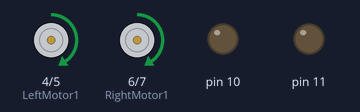
Simulated run of this sketch. Board: Arduino Uno, built with avr-gcc and run on an emulated ATmega328P. Shown: motor-driver pin pairs drawn as motors (green arrow = first pin HIGH = forward, orange = second pin HIGH = backward, longer = more drive), output pins drawn as LEDs (lit = HIGH).

Above: at 0.1 s.
Timing chart, 0 to 1.6 s (numbered marks = the images above):
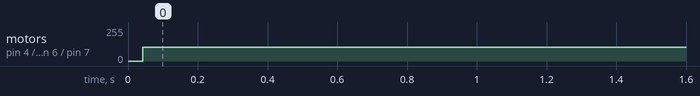

Measured:
- by itself, motor on pin 4 (LeftMotor1) / pin 5 (LeftMotor2), motor on pin 6 (RightMotor1) / pin 7 (RightMotor2): stopped → forward 103/255 at 0.04 s

The sketch:

MotoDemo.ino
```cpp
int LeftMotor1 =  4;  //左侧，前，电机
int LeftMotor2 =  5;  //左侧，后，电机
int RightMotor1 = 6; //右侧，前，电机
int RightMotor2 = 7;//右侧，后，电机
int ENA = 10;
int ENB = 11;

void setup() {
  // put your setup code here, to run once:
  //测速引脚初始化
  pinMode(LeftMotor1, OUTPUT);
  pinMode(LeftMotor2, OUTPUT);
  pinMode(RightMotor1, OUTPUT);
  pinMode(RightMotor2, OUTPUT);
  pinMode(10, OUTPUT); //设置数字端口10  11为输出模式
  pinMode(11, OUTPUT);
  Serial.begin(9600);
}

void loop() {
  // put your main code here, to run repeatedly:
  digitalWrite(4, HIGH);
  digitalWrite(6, HIGH);
  delayMicroseconds(400); // 大约10%占空比的1KHz方波
  digitalWrite(4, LOW);
  digitalWrite(6, LOW);
  delayMicroseconds(600);
  /*/digitalWrite(LeftMotor1, HIGH);
  digitalWrite(LeftMotor2, LOW);
  digitalWrite(RightMotor1, LOW);
  digitalWrite(RightMotor2, LOW);
  delay(2000);*/

  /*/后轮驱动
    digitalWrite(LeftMotor1, LOW);
    digitalWrite(LeftMotor2, HIGH);
    digitalWrite(RightMotor1, LOW);
    digitalWrite(RightMotor2, HIGH);

    //左转
    digitalWrite(LeftMotor1, HIGH);
    digitalWrite(LeftMotor2, LOW);
    digitalWrite(RightMotor1, LOW);
    digitalWrite(RightMotor2, HIGH);

    //右转
    digitalWrite(LeftMotor1, LOW);
    digitalWrite(LeftMotor2, HIGH);
    digitalWrite(RightMotor1, HIGH);
    digitalWrite(RightMotor2, LOW);

    digitalWrite(LeftMotor1, LOW);
    digitalWrite(LeftMotor2, LOW);
    digitalWrite(RightMotor1, LOW);
    digitalWrite(RightMotor2, LOW);*/
}
```
